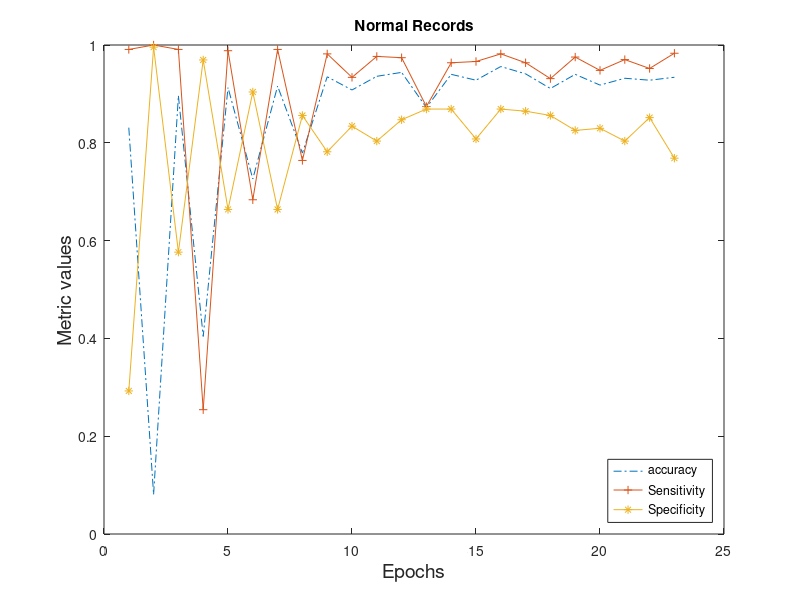
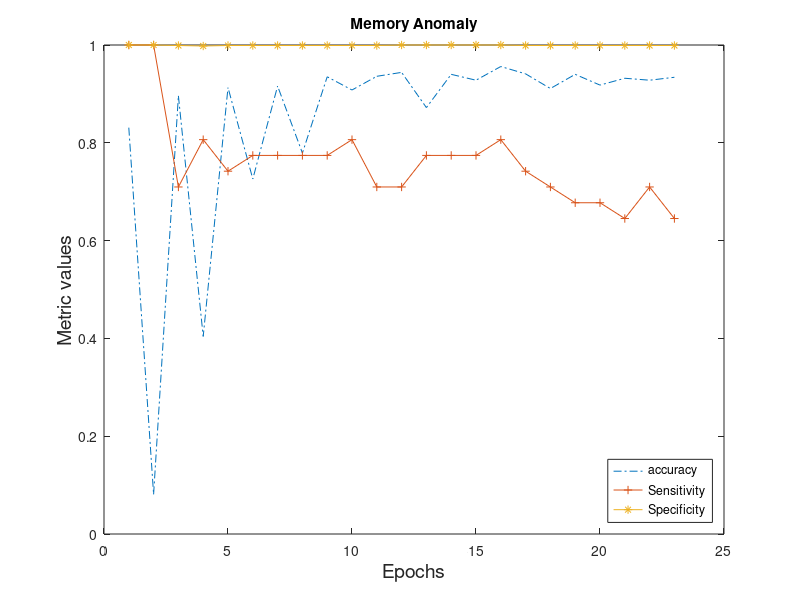
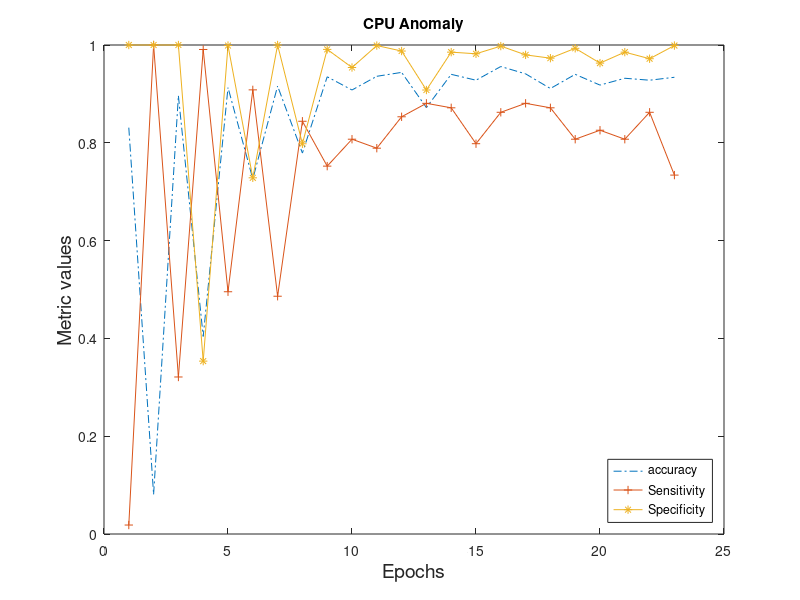
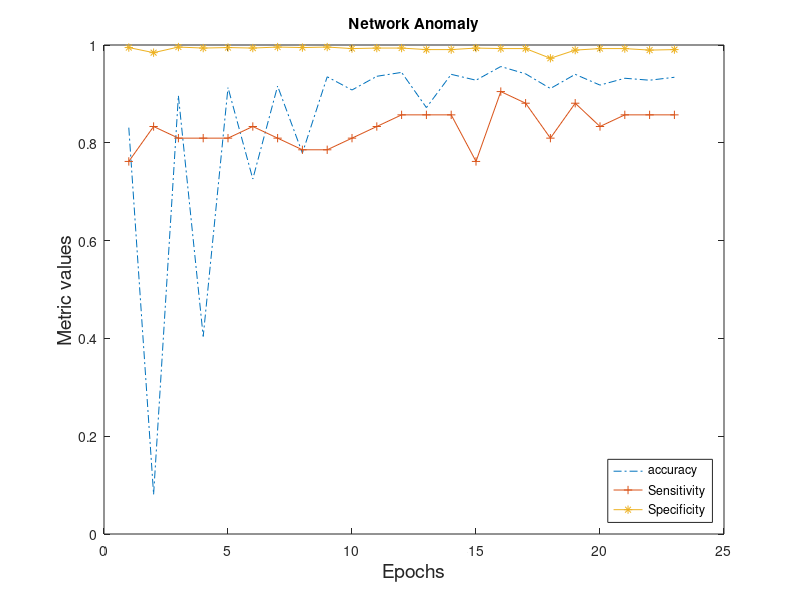

MATLAB code for these plots, in order:
%%%%%%%%%%%%%%%%%%%%%%%%%%%%%%%%%%%
% Plot for each class.
%%%%%%%%%%%%%%%%%%%%%%%%%%%%%%%%%%%
clear;clc;close all;
load('resultList_300.mat');
AccuracyList = [];
SensitivityList = [];
SepecificityList = [];
RecallList = [];
PrecisionList = [];
F1List = [];
NegNumList = [];

for i =1:length(ResultList)
    Result = ResultList(i);
    Accuracy = Result.accuracy;
    Sensitivity = Result.sensitivityList';
    Sepecificity = Result.specificityList';
    Recall = Result.recallList';
    Precision = Result.precisionList';
    F1 = Result.F1_measureList';
    NegNumber = Result.NegNumber;
    i
    
    AccuracyList=[AccuracyList;Accuracy];
    SensitivityList = [SensitivityList;Sensitivity];
    SepecificityList = [SepecificityList;Sepecificity];
    RecallList = [RecallList;Recall];
    PrecisionList = [PrecisionList;Precision];
    F1List = [F1List;F1];
    NegNumList = [NegNumList;NegNumber];
    
end

SensitivityList(SensitivityList==0)=1;
SepecificityList(SepecificityList==0)=1;


% Class 1
figure;
plot(AccuracyList,'-.');
hold on;
%plot(NegNumList/300,':');
%hold on;
plot(SensitivityList(:,1),'-+');
plot(SepecificityList(:,1),'-*');
%plot(PrecisionList(:,1));
%plot(F1List(:,1));
legend({'accuracy','Sensitivity','Specificity'},'Location','southeast');
title('Normal Records');
xlabel('Epochs','FontSize',14);
ylabel('Metric values','FontSize',14);

% Class2
figure;
plot(AccuracyList,'-.');
hold on;
%plot(NegNumList/300,':');
%hold on;
plot(SensitivityList(:,2),'-+');
plot(SepecificityList(:,2),'-*');
%plot(PrecisionList(:,2));
%plot(F1List(:,2));
legend({'accuracy','Sensitivity','Specificity'},'Location','southeast');
title('Memory Anomaly');
xlabel('Epochs','FontSize',14);
ylabel('Metric values','FontSize',14);

% Class3
figure;
plot(AccuracyList,'-.');
hold on;
%plot(NegNumList/300,':');
%hold on;
plot(SensitivityList(:,3),'-+');
plot(SepecificityList(:,3),'-*');
%plot(PrecisionList(:,3));
%plot(F1List(:,3));
legend({'accuracy','Sensitivity','Specificity'},'Location','southeast');
title('CPU Anomaly');
xlabel('Epochs','FontSize',14);
ylabel('Metric values','FontSize',14);

% Class4
figure;
plot(AccuracyList,'-.');
hold on;
%plot(NegNumList/300,':');
%hold on;
plot(SensitivityList(:,4),'-+');
plot(SepecificityList(:,4),'-*');
%plot(PrecisionList(:,4));
%plot(F1List(:,4));
legend({'accuracy','Sensitivity','Specificity'},'Location','southeast');
title('Network Anomaly');
xlabel('Epochs','FontSize',14);
ylabel('Metric values','FontSize',14);

% Class5
figure;
plot(AccuracyList,'-.');
hold on;
%plot(NegNumList/300,':');
%hold on;
plot(SensitivityList(:,5),'-+');
plot(SepecificityList(:,5),'-*');
%plot(PrecisionList(:,5));
%plot(F1List(:,5));
legend({'accuracy','Sensitivity','Specificity'},'Location','southeast');
title('Disk Anomaly');
xlabel('Epochs','FontSize',14);
ylabel('Metric values','FontSize',14);












